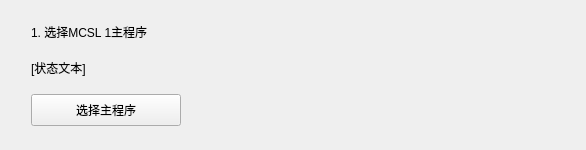
<?xml version="1.0" encoding="UTF-8"?>
<ui version="4.0">
 <class>ImportSingleFileWidget</class>
 <widget class="CardWidget" name="ImportSingleFileWidget">
  <property name="geometry">
   <rect>
    <x>0</x>
    <y>0</y>
    <width>586</width>
    <height>150</height>
   </rect>
  </property>
  <property name="sizePolicy">
   <sizepolicy hsizetype="Expanding" vsizetype="Fixed">
    <horstretch>0</horstretch>
    <verstretch>0</verstretch>
   </sizepolicy>
  </property>
  <property name="minimumSize">
   <size>
    <width>0</width>
    <height>150</height>
   </size>
  </property>
  <property name="maximumSize">
   <size>
    <width>16777215</width>
    <height>150</height>
   </size>
  </property>
  <property name="windowTitle">
   <string/>
  </property>
  <layout class="QGridLayout" name="gridLayout">
   <item row="0" column="0">
    <spacer name="Spacer1">
     <property name="orientation">
      <enum>Qt::Horizontal</enum>
     </property>
     <property name="sizeType">
      <enum>QSizePolicy::Fixed</enum>
     </property>
     <property name="sizeHint" stdset="0">
      <size>
       <width>20</width>
       <height>20</height>
      </size>
     </property>
    </spacer>
   </item>
   <item row="0" column="1">
    <widget class="SubtitleLabel" name="importTitle">
     <property name="sizePolicy">
      <sizepolicy hsizetype="Minimum" vsizetype="Fixed">
       <horstretch>0</horstretch>
       <verstretch>0</verstretch>
      </sizepolicy>
     </property>
     <property name="text">
      <string>1. 选择MCSL 1主程序</string>
     </property>
    </widget>
   </item>
   <item row="1" column="1">
    <widget class="BodyLabel" name="statusText">
     <property name="sizePolicy">
      <sizepolicy hsizetype="Expanding" vsizetype="Fixed">
       <horstretch>0</horstretch>
       <verstretch>0</verstretch>
      </sizepolicy>
     </property>
     <property name="text">
      <string>[状态文本]</string>
     </property>
    </widget>
   </item>
   <item row="2" column="1">
    <widget class="PrimaryPushButton" name="importBtn">
     <property name="sizePolicy">
      <sizepolicy hsizetype="Fixed" vsizetype="Fixed">
       <horstretch>0</horstretch>
       <verstretch>0</verstretch>
      </sizepolicy>
     </property>
     <property name="minimumSize">
      <size>
       <width>110</width>
       <height>32</height>
      </size>
     </property>
     <property name="maximumSize">
      <size>
       <width>150</width>
       <height>32</height>
      </size>
     </property>
     <property name="text">
      <string>选择主程序</string>
     </property>
    </widget>
   </item>
   <item row="2" column="2">
    <spacer name="Spacer2">
     <property name="orientation">
      <enum>Qt::Horizontal</enum>
     </property>
     <property name="sizeHint" stdset="0">
      <size>
       <width>263</width>
       <height>20</height>
      </size>
     </property>
    </spacer>
   </item>
  </layout>
 </widget>
 <customwidgets>
  <customwidget>
   <class>PushButton</class>
   <extends>QPushButton</extends>
   <header>qfluentwidgets</header>
  </customwidget>
  <customwidget>
   <class>PrimaryPushButton</class>
   <extends>PushButton</extends>
   <header>qfluentwidgets</header>
  </customwidget>
  <customwidget>
   <class>CardWidget</class>
   <extends>QFrame</extends>
   <header>qfluentwidgets</header>
   <container>1</container>
  </customwidget>
  <customwidget>
   <class>BodyLabel</class>
   <extends>QLabel</extends>
   <header>qfluentwidgets</header>
  </customwidget>
  <customwidget>
   <class>SubtitleLabel</class>
   <extends>QLabel</extends>
   <header>qfluentwidgets</header>
  </customwidget>
 </customwidgets>
 <resources/>
 <connections/>
</ui>
